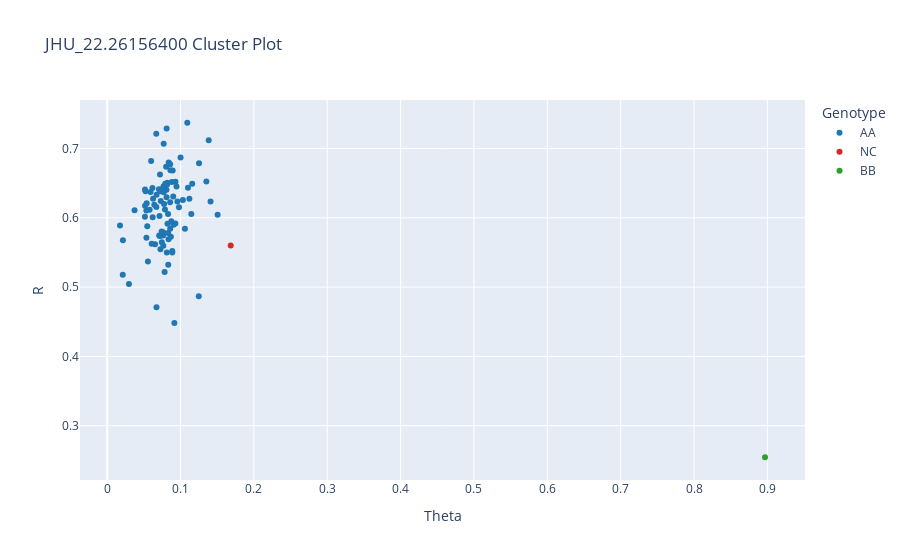

Here is the notebook cell this chart was saved with:
### Code cell
# selected from user input
selected_snp = 'JHU_22.26156400'
# selected_snp = 'JHU_22.27408320'

geno_col = selected_snp + ".GType"
theta_col = selected_snp + ".Theta"
r_col = selected_snp + ".R"

gtypes = list(cb_df[geno_col].unique())

snp_for_plot_df = cb_df[['IID', theta_col, r_col, geno_col]].copy()
snp_for_plot_df.columns = snp_for_plot_df.columns.str.replace(f'{selected_snp}.', '', regex=False)

df = snp_for_plot_df.copy()
x_col, y_col = 'Theta', 'R'
gtypes_list = list(df.GType.unique())

df = snp_for_plot_df.copy()
x_col, y_col, gtype_col = 'Theta', 'R', 'GType'
gtypes_list = (df.GType.unique())

clusters_fig = plot_clusters(df=df, x_col=x_col, y_col=y_col, gtype_col=gtype_col, snpid=selected_snp)

clusters_fig.show()

### Figure 1 — Plotly figure (JSON) as saved in the notebook; plotly's stock layout.template omitted (floating-point values rounded to 4 significant figures)
{"data": [{"hovertemplate": "Genotype=AA<br>Theta=%{x}<br>R=%{y}<extra></extra>", "marker": {"color": "#1F77B4"}, "mode": "markers", "name": "AA", "type": "scatter", "x": [0.06203, 0.08105, 0.08625, 0.1001, 0.07308, 0.07675, 0.1384, 0.1253, 0.09163, 0.07834, 0.0297, 0.0979, 0.07176, 0.02148, 0.07715, 0.09577, 0.06176, 0.07882, 0.07133, 0.05914, 0.05168, 0.05147, 0.05163, 0.08878, 0.06534, 0.07265, 0.07257, 0.08878, 0.05789, 0.05351, 0.08822, 0.07453, 0.07638, 0.06706, 0.02128, 0.05467, 0.07707, 0.06694, 0.08391, 0.1249, 0.07635, 0.08086, 0.08589, 0.05344, 0.08743, 0.06738, 0.07707, 0.09294, 0.08325, 0.08224, 0.01751, 0.106, 0.08319, 0.0732, 0.08931, 0.0837, 0.05393, 0.08304, 0.06063, 0.09006, 0.06425, 0.1092, 0.1121, 0.08683, 0.0766, 0.08096, 0.07062, 0.07203, 0.08168, 0.06262, 0.1033, 0.06723, 0.0904, 0.1506, 0.07426, 0.05997, 0.0776, 0.1409, 0.08589, 0.0709, 0.1159, 0.05232, 0.08586, 0.09452, 0.07917, 0.03734, 0.1147, 0.08132, 0.0931, 0.05559, 0.1102, 0.08209, 0.08041, 0.1352], "y": [0.6008, 0.7287, 0.6686, 0.6871, 0.6243, 0.6445, 0.712, 0.6788, 0.4481, 0.5216, 0.5046, 0.6152, 0.5738, 0.5677, 0.6368, 0.6236, 0.6431, 0.612, 0.6026, 0.6372, 0.6174, 0.6015, 0.6409, 0.552, 0.5618, 0.5545, 0.5741, 0.55, 0.6115, 0.5711, 0.6516, 0.5647, 0.5743, 0.6155, 0.518, 0.5877, 0.6454, 0.7213, 0.6797, 0.487, 0.5793, 0.6404, 0.6772, 0.6105, 0.5949, 0.6333, 0.7069, 0.5918, 0.5322, 0.5913, 0.5887, 0.5841, 0.5782, 0.6384, 0.6681, 0.569, 0.6211, 0.6054, 0.5625, 0.6306, 0.6189, 0.7372, 0.6275, 0.5725, 0.5598, 0.6298, 0.6414, 0.6624, 0.6479, 0.6274, 0.6255, 0.4708, 0.5901, 0.6044, 0.5804, 0.6819, 0.6199, 0.6236, 0.5841, 0.5745, 0.6492, 0.6382, 0.6226, 0.6452, 0.6492, 0.6108, 0.6055, 0.5501, 0.6522, 0.5369, 0.6434, 0.6505, 0.6738, 0.6523]}, {"hovertemplate": "Genotype=NC<br>Theta=%{x}<br>R=%{y}<extra></extra>", "marker": {"color": "#D62728"}, "mode": "markers", "name": "NC", "type": "scatter", "x": [0.1684], "y": [0.5599]}, {"hovertemplate": "Genotype=BB<br>Theta=%{x}<br>R=%{y}<extra></extra>", "marker": {"color": "#2CA02C"}, "mode": "markers", "name": "BB", "type": "scatter", "x": [0.8967], "y": [0.2544]}], "layout": {"legend": {"title": {"text": "Genotype"}}, "title": {"text": "JHU_22.26156400 Cluster Plot"}, "xaxis": {"title": {"text": "Theta"}}, "yaxis": {"title": {"text": "R"}}}}
